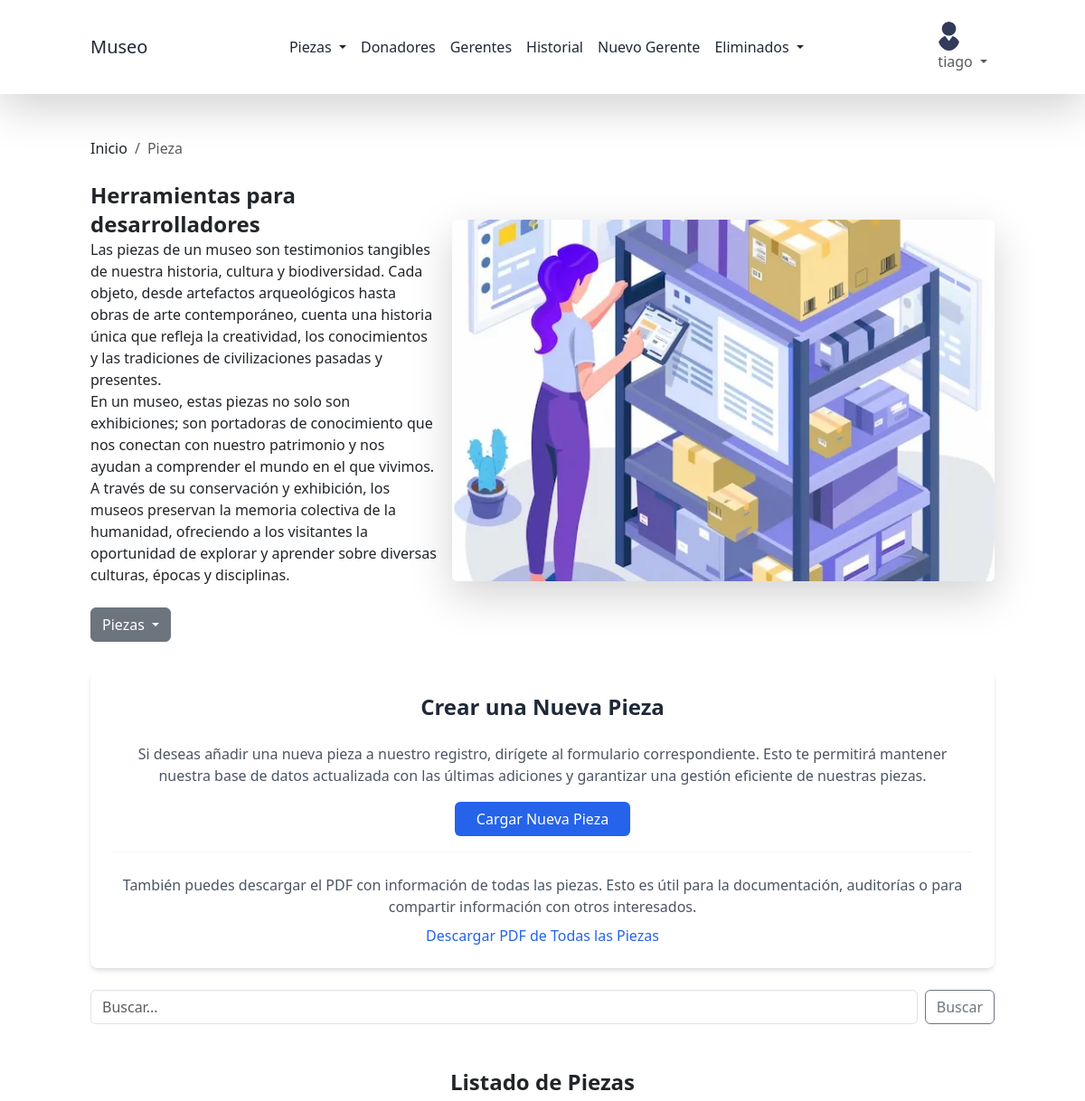
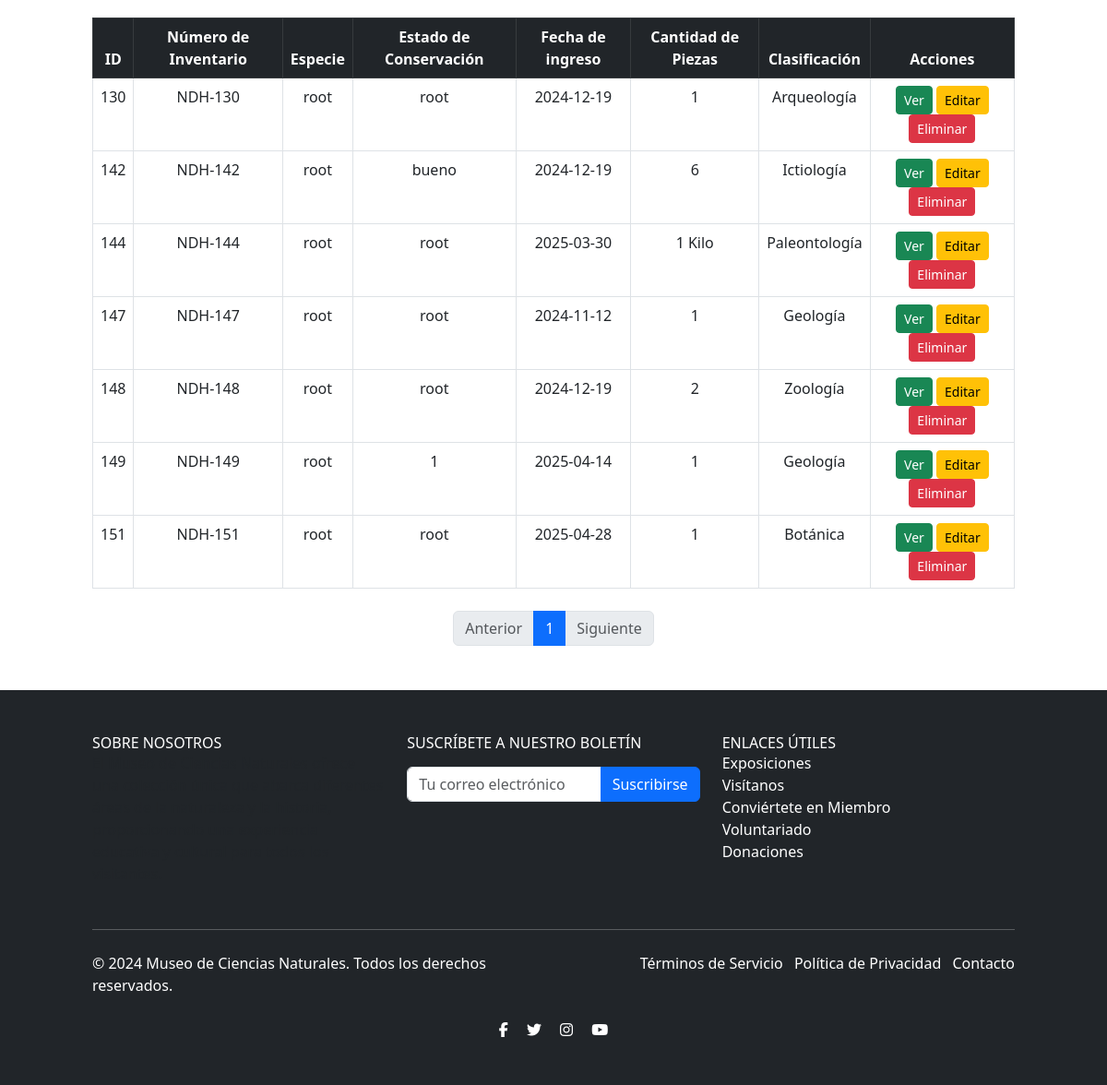
The app's page /listados/piezasListado.php (signed in) with its own data (2 pictures, top to bottom).
### tables this page shows
CREATE TABLE `pieza` (
  `idPieza` int(11) NOT NULL,
  `num_inventario` varchar(255) DEFAULT NULL,
  `especie` varchar(255) DEFAULT NULL,
  `estado_conservacion` varchar(255) DEFAULT NULL,
  `fecha_ingreso` date DEFAULT NULL,
  `cantidad_de_piezas` varchar(255) DEFAULT NULL,
  `clasificacion` varchar(255) DEFAULT NULL,
  `observacion` varchar(255) DEFAULT NULL,
  `imagen` varchar(255) DEFAULT NULL,
  `Donante_idDonante` int(11) NOT NULL
);

### modelo/bd.php (called while the page is built, shortened)
<?php
class Db {
	public function __construct($host='localhost',$db_name='museo',$db_user='root',$db_pass='') {
		$this->host = $host;
		$this->db = $db_name;
		$this->user = $db_user;
		$this->pass = $db_pass;
		try {
           $this->conection = new PDO('mysql:host='.$this->host.'; dbname='.$this->db, $this->user, $this->pass);
        } catch (PDOException $e) {
            echo $e->getCode()." ; ".$e->getMessage();
            exit();
        }
	}
}

### modelo/pieza.php (called while the page is built, shortened)
<?php
require_once "bd.php";
class Pieza {
    protected $conection;
    private function getConection() {
        $db = new Db();
        $this->conection = $db->conection;
    }
    public function getPiezasPaginadas($limite, $offset) {
        $sql = "SELECT * FROM pieza LIMIT :limite OFFSET :offset";
        $stmt = $this->conection->prepare($sql);
        $stmt->bindParam(':limite', $limite, PDO::PARAM_INT);
        $stmt->bindParam(':offset', $offset, PDO::PARAM_INT);
        $stmt->execute();
        return $stmt->fetchAll(PDO::FETCH_ASSOC);
    }
    public function getTotalPiezas() {
        $sql = "SELECT COUNT(*) as total FROM pieza";
        $stmt = $this->conection->prepare($sql);
        $stmt->execute();
        $result = $stmt->fetch(PDO::FETCH_ASSOC);
        return $result['total'];
    }
}
?>

### listados/piezasListado.php (the view, shortened to what this page needs)
<?php
require_once "../modelo/pieza.php";
$pieza = new Pieza();
$porPagina = 10;
$paginaActual = isset($_GET['pagina']) ? intval($_GET['pagina']) : 1;
$offset = ($paginaActual - 1) * $porPagina;
$piezas = $pieza->getPiezasPaginadas($porPagina, $offset);
$totalPiezas = $pieza->getTotalPiezas();
$totalPaginas = ceil($totalPiezas / $porPagina);
?>
<!DOCTYPE html>
<html lang="es">
<head>
    <link href="https://cdn.jsdelivr.net/npm/bootstrap@5.3.0/dist/css/bootstrap.min.css" rel="stylesheet">
    <link href="https://cdn.jsdelivr.net/npm/tailwindcss@2.2.19/dist/tailwind.min.css" rel="stylesheet">
    <link rel="stylesheet" href="../public/css/index.css">
</head>
<?php include('../includes/navListados.php')?>
<?php include('../includes/breadcrumb.php')?>
<?php if (isset($_SESSION['usuario_activo'])): ?>
<div class="container mt-8 text-center">
    <div class="bg-white shadow-md rounded-lg p-6">
        <h4 class="text-2xl font-bold text-gray-800 mb-4">Crear una Nueva Pieza</h4>
        <p class="text-gray-600 mb-4">
            Si deseas añadir una nueva pieza a nuestro registro, dirígete al formulario correspondiente. Esto te permitirá mantener nuestra base de datos actualizada con las últimas adiciones y garantizar una gestión eficiente de nuestras piezas.
        </p>
        <a href="./funciones/formularioAgregar.php" class="bg-blue-600 text-white px-4 py-2 rounded hover:bg-blue-500 transition">Cargar Nueva Pieza</a>
        <hr class="my-4 border-gray-300">
        <p class="mb-2 text-gray-600">
            También puedes descargar el PDF con información de todas las piezas. Esto es útil para la documentación, auditorías o para compartir información con otros interesados.
        </p>
        <a target="_blank" href="./funciones/generarPDFall.php" class="text-blue-600 hover:underline">Descargar PDF de Todas las Piezas</a>
    </div>
</div>
<?php endif; ?>
<div class="container mt-4">
    <div class="search-box">
        <form class="d-flex" id="searchForm" action="./funciones/buscarPieza.php" method="post">
            <input class="form-control me-2" type="search" id="searchInput" placeholder="Buscar..." aria-label="Buscar">
            <button class="btn btn-outline-secondary" type="submit">Buscar</button>
        </form>
    </div>
</div>
<div class="container mt-5">
    <h1 class="mb-4 text-center text-2xl font-bold">Listado de Piezas</h1>
    <table class="table table-hover table-bordered">
    <thead class="table-dark text-center">
        <tr>
            <th>ID</th>
            <th>Número de Inventario</th>
            <th>Especie</th>
            <th>Estado de Conservación</th>
            <th>Fecha de ingreso</th>
            <th>Cantidad de Piezas</th>
            <th>Clasificación</th>
            <th>Acciones</th>
        </tr>
    </thead>
    <tbody>
        <?php if (!empty($piezas)) : ?>
            <?php foreach ($piezas as $p) : ?>
                <tr id="pieza-<?php echo $p['idPieza']; ?>" class="text-center">
                    <td><?php echo $p['idPieza']; ?></td>
                    <td><?php echo $p['num_inventario']; ?></td>
                    <td><?php echo $p['especie']; ?></td>
                    <td><?php echo $p['estado_conservacion']; ?></td>
                    <td><?php echo $p['fecha_ingreso']; ?></td>
                    <td><?php echo $p['cantidad_de_piezas']; ?></td>
                    <td><?php echo $p['clasificacion']; ?></td>
                    <td>
                        <a href="funciones/verPieza.php?id=<?php echo $p['idPieza']; ?>" class="btn btn-success btn-sm">Ver</a>
                        <?php if (isset($_SESSION['usuario_activo'])): ?>
                        <a href="funciones/editarPieza.php?id=<?php echo $p['idPieza']; ?>&clasificacion=<?php echo $p['clasificacion']; ?>" class="btn btn-warning btn-sm">Editar</a>
                        <a href="funciones/eliminarPieza.php?id=<?php echo $p['idPieza']; ?>&clasificacion=<?php echo $p['clasificacion']; ?>" class="btn btn-danger btn-sm">Eliminar</a>
                        <?php endif; ?>
                    </td>
                </tr>
            <?php endforeach; ?>
        <?php else : ?>
            <tr>
                <td colspan="9" class="text-center">No hay piezas registradas.</td>
            </tr>
        <?php endif; ?>
    </tbody>
</table>
      <nav aria-label="Paginación" class="mt-4">
        <ul class="pagination justify-content-center">
            <li class="page-item <?php echo $paginaActual == 1 ? 'disabled' : ''; ?>">
                <a class="page-link" href="?pagina=<?php echo $paginaActual - 1; ?>" tabindex="-1">Anterior</a>
            </li>
            <?php for ($i = 1; $i <= $totalPaginas; $i++) : ?>
                <li class="page-item <?php echo $i == $paginaActual ? 'active' : ''; ?>">
                    <a class="page-link" href="?pagina=<?php echo $i; ?>"><?php echo $i; ?></a>
                </li>
            <?php endfor; ?>
            <li class="page-item <?php echo $paginaActual == $totalPaginas ? 'disabled' : ''; ?>">
                <a class="page-link" href="?pagina=<?php echo $paginaActual + 1; ?>">Siguiente</a>
            </li>
        </ul>
    </nav>
</div>
</body>
<?php include('../includes/footer.php') ?>
</html>

### records on screen
pieza: idPieza "130", num_inventario "NDH-130", especie "root", estado_conservacion "root", fecha_ingreso "2024-12-19", cantidad_de_piezas "1", clasificacion "Arqueología"
pieza: idPieza "142", num_inventario "NDH-142", especie "root", estado_conservacion "bueno", fecha_ingreso "2024-12-19", cantidad_de_piezas "6", clasificacion "Ictiología"
pieza: idPieza "144", num_inventario "NDH-144", especie "root", estado_conservacion "root", fecha_ingreso "2025-03-30", cantidad_de_piezas "1 Kilo", clasificacion "Paleontología"
pieza: idPieza "147", num_inventario "NDH-147", especie "root", estado_conservacion "root", fecha_ingreso "2024-11-12", cantidad_de_piezas "1", clasificacion "Geología"
pieza: idPieza "148", num_inventario "NDH-148", especie "root", estado_conservacion "root", fecha_ingreso "2024-12-19", cantidad_de_piezas "2", clasificacion "Zoología"
pieza: idPieza "149", num_inventario "NDH-149", especie "root", estado_conservacion "1", fecha_ingreso "2025-04-14", cantidad_de_piezas "1", clasificacion "Geología"
pieza: idPieza "151", num_inventario "NDH-151", especie "root", estado_conservacion "root", fecha_ingreso "2025-04-28", cantidad_de_piezas "1", clasificacion "Botánica"

### other values on screen
$_SESSION['usuario_activo'] "tiago"
$breadcrumb "Pieza"
